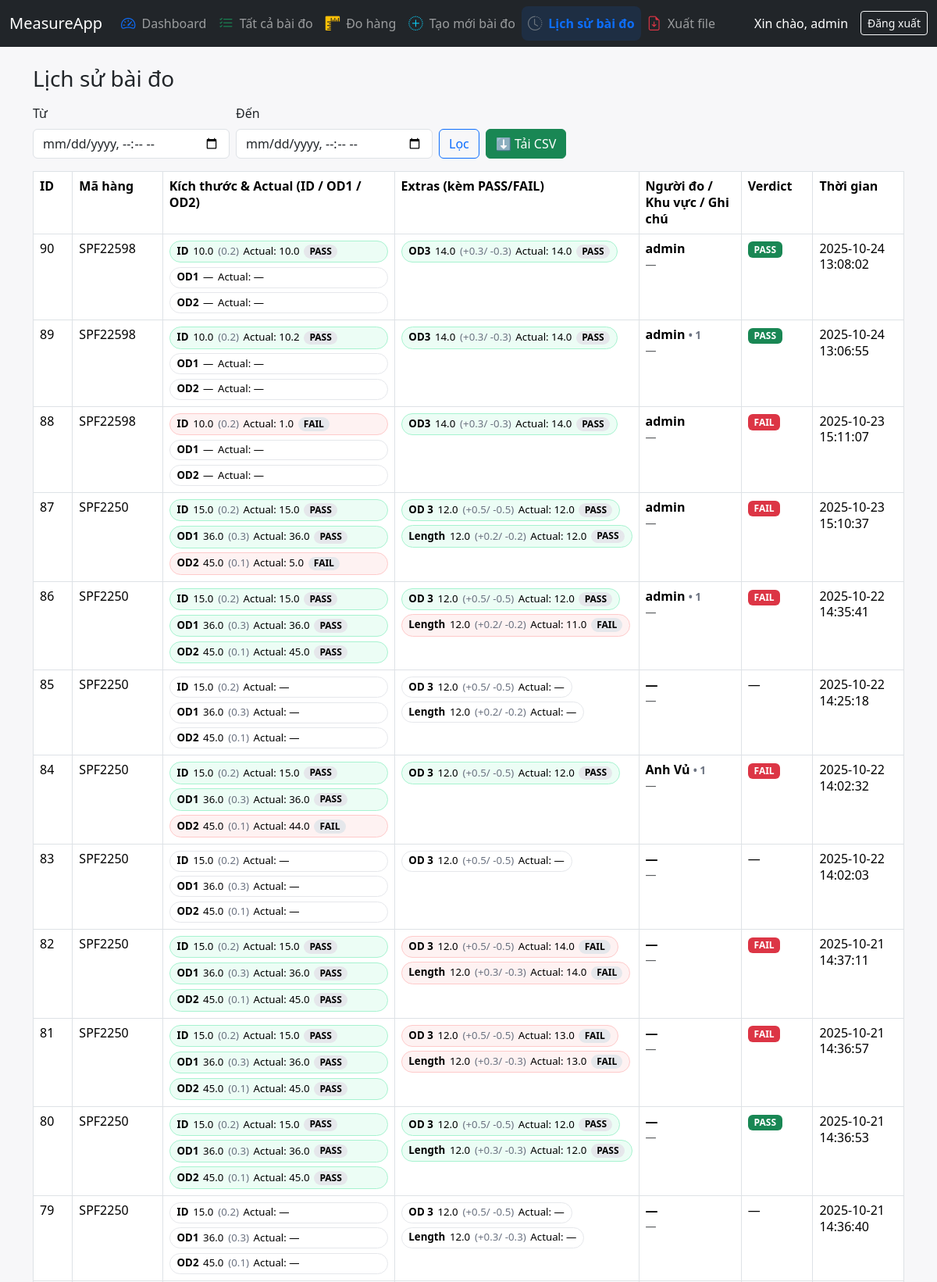
Page /measurements/history (signed in, upper part) on the committed database.
### tables this page shows
CREATE TABLE measurements (
            id INTEGER PRIMARY KEY AUTOINCREMENT,
            title TEXT NOT NULL,
            value REAL NOT NULL,
            created_at TEXT NOT NULL,
            created_by INTEGER, item_code TEXT, id_size REAL, id_tol TEXT, od1_size REAL, od1_tol TEXT, od2_size REAL, od2_tol TEXT, extra_checks TEXT, actual_id REAL, actual_od1 REAL, actual_od2 REAL, verdict_id INTEGER, verdict_od1 INTEGER, verdict_od2 INTEGER, verdict_overall INTEGER, measured_by TEXT, area TEXT, note TEXT,
            FOREIGN KEY(created_by) REFERENCES users(id)
        );

### app.py (the view)
@app.route("/measurements/history")
@login_required
def history():
    start = request.args.get("start")
    end   = request.args.get("end")
    con = get_db()
    cur = con.cursor()
    query = "SELECT * FROM measurements WHERE 1=1"
    params = []
    if start:
        query += " AND created_at >= ?"; params.append(start)
    if end:
        query += " AND created_at <= ?"; params.append(end)
    query += " ORDER BY created_at DESC"
    cur.execute(query, tuple(params))
    rows = cur.fetchall()
    con.close()
    return render_template("history.html", rows=rows, start=start, end=end)

### app.py (called while the page is built)
def get_db():
    con = sqlite3.connect(DB_PATH)
    con.row_factory = sqlite3.Row
    return con

@app.template_filter("fmt_dt")
def fmt_dt(value):
    if not value:
        return ""
    try:
        v = str(value).replace("Z", "+00:00")
        dt = datetime.fromisoformat(v)
        return dt.strftime("%Y-%m-%d %H:%M:%S")
    except Exception:
        return value

def current_user():
    uid = session.get("user_id")
    if not uid:
        return None
    con = get_db()
    cur = con.cursor()
    cur.execute("SELECT * FROM users WHERE id = ?", (uid,))
    row = cur.fetchone()
    con.close()
    return row

def login_required(view):
    @wraps(view)
    def wrapped(*args, **kwargs):
        if not current_user():
            return redirect(url_for("login"))
        return view(*args, **kwargs)
    return wrapped

### templates/history.html (shortened to what this page needs)
{% extends "base.html" %}
{% block content %}
  <h3 class="mb-3">Lịch sử bài đo</h3>
  <form class="row g-2 mb-3" method="get">
    <div class="col-auto">
      <label class="form-label">Từ</label>
      <input class="form-control" type="datetime-local" name="start" value="{{ start or '' }}">
    </div>
    <div class="col-auto">
      <label class="form-label">Đến</label>
      <input class="form-control" type="datetime-local" name="end" value="{{ end or '' }}">
    </div>
    <div class="col-auto align-self-end">
      <button class="btn btn-outline-primary" type="submit">Lọc</button>
    </div>
    <div class="col-auto align-self-end">
      <button class="btn btn-success" type="button" id="btn-export-csv">
        ⬇️ Tải CSV
      </button>
    </div>
  </form>
  {% macro dim_chip(name, size, tol, actual, verdict) -%}
    {%- set status = verdict -%}
    <span class="chip {{ status==1 and 'chip--pass' or (status==0 and 'chip--fail' or '') }}">
      <span class="chip__name">{{ name }}</span>
      <span class="chip__dim">
        {{ size is not none and size or '—' }}
        {% if tol %}<span class="chip__tol">({{ tol }})</span>{% endif %}
      </span>
      <span class="chip__actual">Actual: {{ actual is not none and actual or '—' }}</span>
      {% if status is not none %}
        <span class="chip__badge">{{ status==1 and 'PASS' or 'FAIL' }}</span>
      {% endif %}
    </span>
  {%- endmacro %}
  <table class="table table-bordered align-middle" id="history-table">
    <thead>
      <tr>
        <th style="width:6%">ID</th>
        <th style="width:12%">Mã hàng</th>
        <th style="width:28%">Kích thước &amp; Actual (ID / OD1 / OD2)</th>
        <th>Extras (kèm PASS/FAIL)</th>
        <th style="width:18%">Người đo / Khu vực / Ghi chú</th>
        <th style="width:10%">Verdict</th>
        <th style="width:14%">Thời gian</th>
      </tr>
    </thead>
    <tbody>
      {% for r in rows %}
        <tr>
          <td>{{ r.id }}</td>
          <td>{{ r.item_code or '' }}</td>
          <td>
            <div class="chips">
              {{ dim_chip('ID',  r.id_size,  r.id_tol,  r.actual_id,  r.verdict_id) }}
              {{ dim_chip('OD1', r.od1_size, r.od1_tol, r.actual_od1, r.verdict_od1) }}
              {{ dim_chip('OD2', r.od2_size, r.od2_tol, r.actual_od2, r.verdict_od2) }}
            </div>
          </td>
          <td>
            {{ r.extra_checks | render_extras | safe }}
          </td>
          <td>
            <div class="who">
              <div class="who__name">
                {{ r.measured_by or '—' }}
                {% if r.area %}<span class="who__area"> • {{ r.area }}</span>{% endif %}
              </div>
              {% if r.note %}
                <small class="who__note" title="{{ r.note }}">{{ r.note }}</small>
              {% else %}
                <small class="text-muted">—</small>
              {% endif %}
            </div>
          </td>
          <td>
            {% if r.verdict_overall is not none %}
              <span class="badge {{ r.verdict_overall and 'bg-success' or 'bg-danger' }}">
                {{ r.verdict_overall and 'PASS' or 'FAIL' }}
              </span>
            {% else %}
              —
            {% endif %}
          </td>
          <td>{{ r.created_at | fmt_dt }}</td>
        </tr>
      {% else %}
        <tr>
          <td colspan="7" class="text-center text-muted">Không có dữ liệu</td>
        </tr>
      {% endfor %}
    </tbody>
  </table>
{% endblock %}

### static/style.css (style rules this page uses)
body { background: #f7f7f9; }

### templates/history.html (style rules this page uses)
table.table { width: 100%; table-layout: auto; }
th, td { vertical-align: top; white-space: normal; word-wrap: break-word; line-height: 1.3; }
.chips { display: flex; flex-direction: column; gap: .35rem; }
.extras { display: flex; flex-wrap: wrap; gap: .3rem .5rem; align-items: flex-start; }
.chip { display: inline-flex; align-items: center; gap: .35rem; padding: .28rem .55rem; border: 1px solid #e5e7eb; border-radius: 9999px; background: #fff; font-size: .83rem; line-height: 1.2; white-space: nowrap; }
.chip--pass { border-color: #a7f3d0; background: #ecfdf5; }
.chip--fail { border-color: #fecaca; background: #fef2f2; }
.chip__name { font-weight: 600; }
.chip__tol { color: #6b7280; margin-left: .15rem; }
.chip__badge { font-weight: 700; font-size: .75rem; padding: .1rem .45rem; border-radius: 9999px; background: #e5e7eb; }
.who { line-height: 1.25; }
.who__name { font-weight: 600; }
.who__area { color: #6b7280; font-size: .85em; }

### rows in the picture
measurements: id "90", item_code "SPF22598", name "ID OD1 OD2", id_size "10.0 — —", id_tol "0.2", actual "10.0 — —", status "PASS", extra_checks|render_extras "OD3 14.0 (+0.3/ -0.3) Actual: 14.0 PASS", measured_by "admin", verdict_overall "PASS", created_at|fmt_dt "2025-10-24 13:08:02"
measurements: id "89", item_code "SPF22598", name "ID OD1 OD2", id_size "10.0 — —", id_tol "0.2", actual "10.2 — —", status "PASS", extra_checks|render_extras "OD3 14.0 (+0.3/ -0.3) Actual: 14.0 PASS", measured_by "admin", area "1", verdict_overall "PASS", created_at|fmt_dt "2025-10-24 13:06:55"
measurements: id "88", item_code "SPF22598", name "ID OD1 OD2", id_size "10.0 — —", id_tol "0.2", actual "1.0 — —", status "FAIL", extra_checks|render_extras "OD3 14.0 (+0.3/ -0.3) Actual: 14.0 PASS", measured_by "admin", verdict_overall "FAIL", created_at|fmt_dt "2025-10-23 15:11:07"
measurements: id "87", item_code "SPF2250", name "ID OD1 OD2", id_size "15.0 36.0 45.0", id_tol "0.2 0.3 0.1", actual "15.0 36.0 5.0", status "PASS PASS FAIL", extra_checks|render_extras "OD 3 12.0 (+0.5/ -0.5) Actual: 12.0 PASS Length 12.0 (+0.2/ -0.2) Actual: 12.0 PASS", measured_by "admin", verdict_overall "FAIL", created_at|fmt_dt "2025-10-23 15:10:37"
measurements: id "86", item_code "SPF2250", name "ID OD1 OD2", id_size "15.0 36.0 45.0", id_tol "0.2 0.3 0.1", actual "15.0 36.0 45.0", status "PASS PASS PASS", extra_checks|render_extras "OD 3 12.0 (+0.5/ -0.5) Actual: 12.0 PASS Length 12.0 (+0.2/ -0.2) Actual: 11.0 FAIL", measured_by "admin", area "1", verdict_overall "FAIL", created_at|fmt_dt "2025-10-22 14:35:41"
measurements: id "85", item_code "SPF2250", name "ID OD1 OD2", id_size "15.0 36.0 45.0", id_tol "0.2 0.3 0.1", actual "— — —", extra_checks|render_extras "OD 3 12.0 (+0.5/ -0.5) Actual: — Length 12.0 (+0.2/ -0.2) Actual: —", measured_by "—", created_at|fmt_dt "2025-10-22 14:25:18"
measurements: id "84", item_code "SPF2250", name "ID OD1 OD2", id_size "15.0 36.0 45.0", id_tol "0.2 0.3 0.1", actual "15.0 36.0 44.0", status "PASS PASS FAIL", extra_checks|render_extras "OD 3 12.0 (+0.5/ -0.5) Actual: 12.0 PASS", measured_by "Anh Vủ", area "1", verdict_overall "FAIL", created_at|fmt_dt "2025-10-22 14:02:32"
measurements: id "83", item_code "SPF2250", name "ID OD1 OD2", id_size "15.0 36.0 45.0", id_tol "0.2 0.3 0.1", actual "— — —", extra_checks|render_extras "OD 3 12.0 (+0.5/ -0.5) Actual: —", measured_by "—", created_at|fmt_dt "2025-10-22 14:02:03"
measurements: id "82", item_code "SPF2250", name "ID OD1 OD2", id_size "15.0 36.0 45.0", id_tol "0.2 0.3 0.1", actual "15.0 36.0 45.0", status "PASS PASS PASS", extra_checks|render_extras "OD 3 12.0 (+0.5/ -0.5) Actual: 14.0 FAIL Length 12.0 (+0.3/ -0.3) Actual: 14.0 FAIL", measured_by "—", verdict_overall "FAIL", created_at|fmt_dt "2025-10-21 14:37:11"
measurements: id "81", item_code "SPF2250", name "ID OD1 OD2", id_size "15.0 36.0 45.0", id_tol "0.2 0.3 0.1", actual "15.0 36.0 45.0", status "PASS PASS PASS", extra_checks|render_extras "OD 3 12.0 (+0.5/ -0.5) Actual: 13.0 FAIL Length 12.0 (+0.3/ -0.3) Actual: 13.0 FAIL", measured_by "—", verdict_overall "FAIL", created_at|fmt_dt "2025-10-21 14:36:57"
measurements: id "80", item_code "SPF2250", name "ID OD1 OD2", id_size "15.0 36.0 45.0", id_tol "0.2 0.3 0.1", actual "15.0 36.0 45.0", status "PASS PASS PASS", extra_checks|render_extras "OD 3 12.0 (+0.5/ -0.5) Actual: 12.0 PASS Length 12.0 (+0.3/ -0.3) Actual: 12.0 PASS", measured_by "—", verdict_overall "PASS", created_at|fmt_dt "2025-10-21 14:36:53"
measurements: id "79", item_code "SPF2250", name "ID OD1 OD2", id_size "15.0 36.0 45.0", id_tol "0.2 0.3 0.1", actual "— — —", extra_checks|render_extras "OD 3 12.0 (+0.5/ -0.5) Actual: — Length 12.0 (+0.3/ -0.3) Actual: —", measured_by "—", created_at|fmt_dt "2025-10-21 14:36:40"

### other values in the picture
{{ session.get('username') }} "admin"
